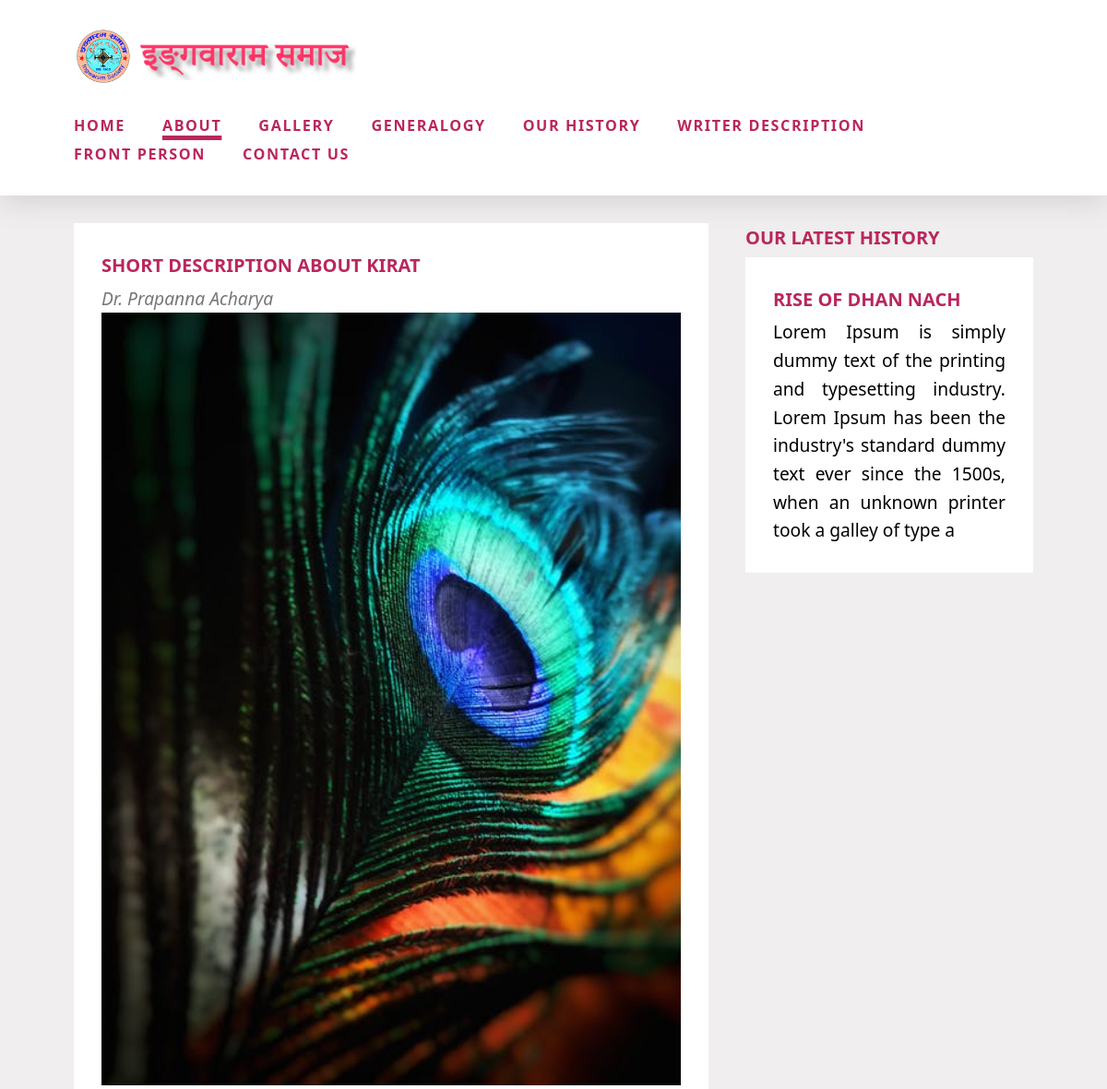
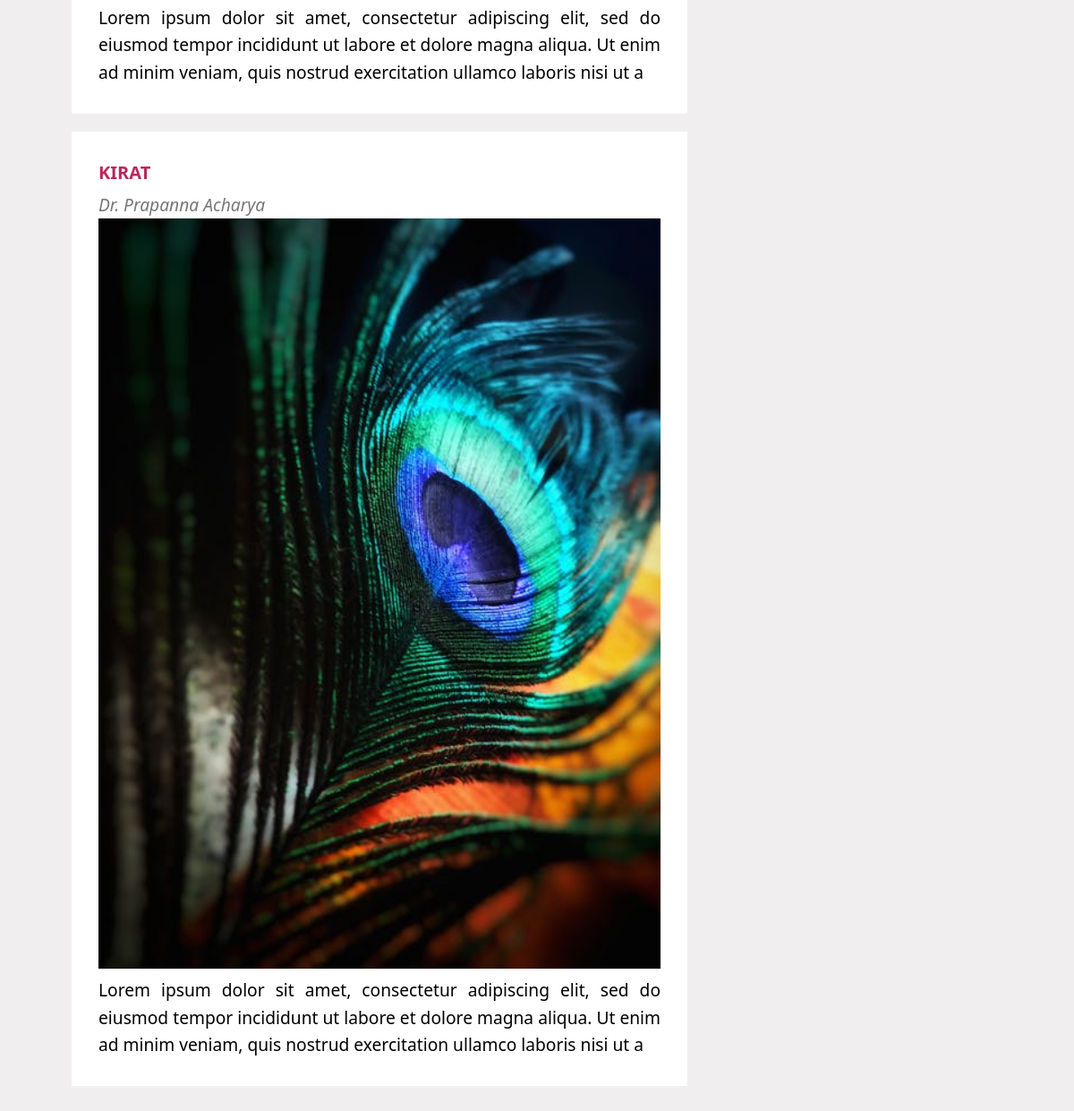
Before: /about with the older database file (2 pictures, top to bottom).
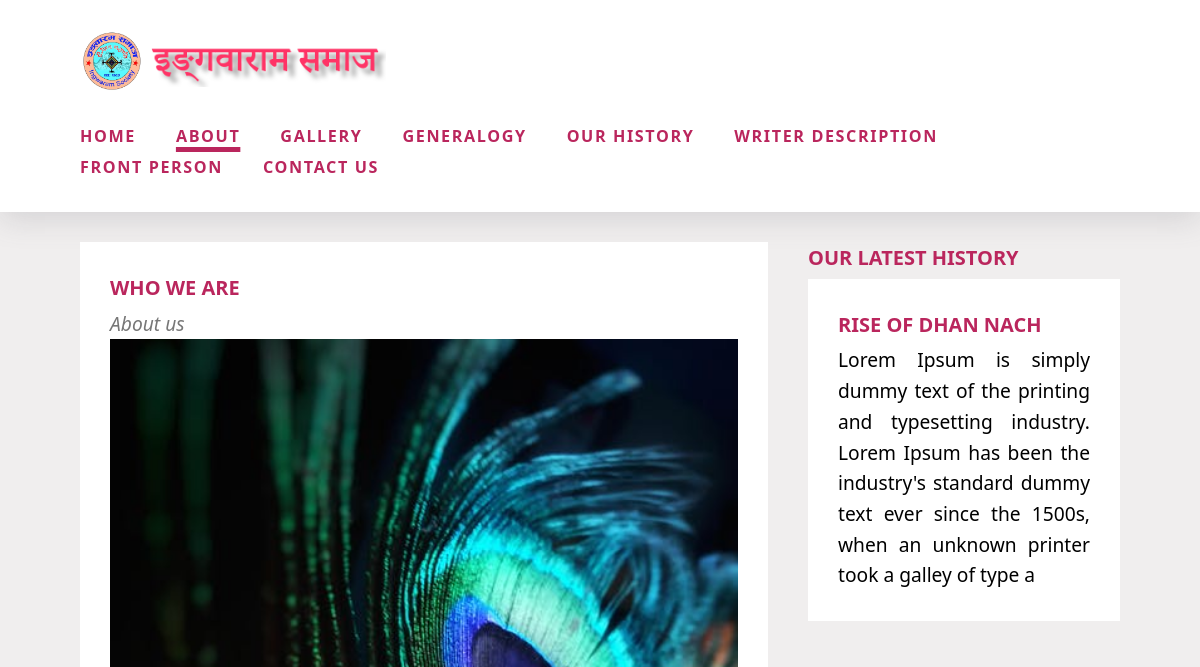
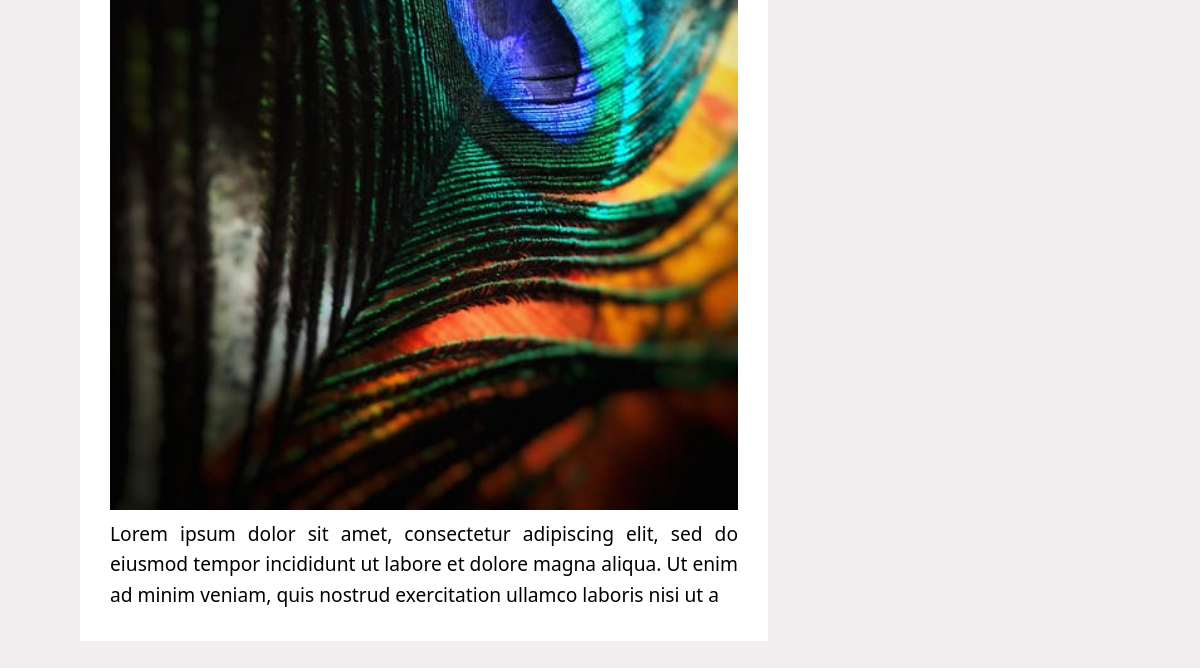
After: the same page with the newer database file (2 pictures, top to bottom).
### website/models.py (models this page shows, shortened)
class About(models.Model):
    title = models.CharField(max_length=100)
    description = models.CharField(max_length=200)
    sub_title = models.CharField(max_length=200)
    class Meta:
        verbose_name_plural = "About"

class History(models.Model):
    title = models.CharField(max_length=100)
    description = models.CharField(max_length=200)
    sub_title = models.CharField(max_length=200)
    class Meta:
        verbose_name_plural = "History"

### website/views.py (the view)
# urls.py: path('about',views.about, name="about"),
def about(request):
    history = History.objects.all()
    about = About.objects.all()
    data = {
        'aboutus':about,
        'histories':history
    }
    return render(request, "pages/about.htm", data)

### templates/pages/about.htm
{% extends 'base.html' %} {% block content %}
<div class="main-box">
    {% include 'nav.html' %}
    <div class="content">
        <div class="content__left-box">
            {% for about in aboutus %}
            <div class="content__card-left">
                <h2 class="heading heading--event">{{about.title}}</h2>
                <p class="paragraph paragraph--event-details">{{about.sub_title}}</p>
                <img src="./images/event.jpeg" alt="" class="content__img-event">
                <p class="paragraph paragraph--description">{{about.description}}</p>
            </div>
            {% endfor %}
        </div>
        <div class="content__right-box">
            <h2 class="heading heading--event">Our Latest History</h2>
            {% for history in histories %}
            <div class="content__card-right">
                <a style="text-decoration: none;" href="">
                    <h2 class="heading heading--event">{{history.title}} </h2>
                    <p style="color:black;" class="paragraph paragraph--description"> {{history.description}}</p>
                </a>
            </div>
            {% endfor %}
        </div>
    </div>
</div>
{% endblock %}

### templates/base.html (shortened to what this page needs)
{% load static %}
<!DOCTYPE html>
<html lang="en">
<head>
    <link rel="stylesheet" href="{% static 'css/main.css' %}">
    <link rel="stylesheet" href="https://cdnjs.cloudflare.com/ajax/libs/font-awesome/6.0.0-beta2/css/all.min.css"
    />
</head>
<body>
    {% block content %} {% endblock %}
</body>
</html>

### templates/nav.html (shortened to what this page needs)
{% load static %}
<header class="header">
    <div class="header__combine-top">
        <div class="header__logo">
            <a href="{% url 'index' %}"><img src="{% static './images/logo.jpg' %}" alt="" class="header__logo-img"></a>
            <a href="{% url 'index' %}"><img src="{% static './images/name.png' %}" alt="" class="header__name-img"></a>
        </div>
    </div>
    <ul class="header__nav">
        <li class="header__item"> <a href="{% url 'index' %}" class="header__link {% if request.resolver_match.url_name == 'index' %}  header__link-active  {% endif %}">Home</a> </li>
        <li class="header__item"> <a href="{% url 'about' %}" class="header__link {% if request.resolver_match.url_name == 'about' %}  header__link-active  {% endif %}">About</a> </li>
        <li class="header__item"> <a href="{% url 'gallery' %}" class="header__link {% if request.resolver_match.url_name == 'gallery' %}  header__link-active  {% endif %}">Gallery</a> </li>
        <li class="header__item"> <a href="{% url 'gene' %}" class="header__link {% if request.resolver_match.url_name == 'gene' %} header__link-active{% endif %}">Generalogy</a> </li>
        <li class="header__item"> <a href="{% url 'history' %}" class="header__link {% if request.resolver_match.url_name == 'history' %}  header__link-active  {% endif %}">Our History</a> </li>
        <li class="header__item"> <a href="{% url 'writer' %}" class="header__link {% if request.resolver_match.url_name == 'writer' %}  header__link-active  {% endif %}">Writer Description</a> </li>
        <li class="header__item"> <a href="{% url 'front_person' %}" class="header__link {% if request.resolver_match.url_name == 'front_person' %}  header__link-active  {% endif %}">Front Person</a> </li>
        <li class="header__item"> <a href="{% url 'contact' %}" class="header__link {% if request.resolver_match.url_name == 'contact' %}  header__link-active  {% endif %}">Contact us</a> </li>
    </ul>
</header>

### static/css/main.css (style rules this page uses)
* { margin: 0; padding: 0; -webkit-box-sizing: border-box; box-sizing: border-box; }
body { font-family: 'Nutino Sans', serif; line-height: 1.6; background-color: #f0eeee; font-size: 1.2rem; }
.header__logo-img { height: 4rem; }
.heading--event { color: #BA265D; text-transform: uppercase; font-size: 20px; margin-bottom: 0.3rem; }
.paragraph--event-details { color: #777; font-style: italic; }
.paragraph--description { text-align: justify; }
.header__nav { display: -webkit-box; display: -ms-flexbox; display: flex; -ms-flex-wrap: wrap; flex-wrap: wrap; list-style: none; margin-top: 1.1rem; }
.header__item { padding-right: 40px; }
.header__link { text-decoration: none; color: #BA265D; text-transform: uppercase; font-weight: 700; font-size: 1.01rem; letter-spacing: 0.1rem; -webkit-transition: all 1s; transition: all 1s; }
.header__link-active { text-decoration: underline; text-underline-offset: 5px; text-decoration-thickness: 5px; }
.main-box { display: -webkit-box; display: -ms-flexbox; display: flex; -webkit-box-orient: vertical; -webkit-box-direction: normal; -ms-flex-direction: column; flex-direction: column; }
.header { display: -webkit-box; display: -ms-flexbox; display: flex; -webkit-box-orient: vertical; -webkit-box-direction: normal; -ms-flex-direction: column; flex-direction: column; padding: 30px 80px 30px 80px; background-color: #fff; -webkit-box-shadow: 0px 7px 29px 0px rgba(100, 100, 111, 0.2); box-shadow: 0px 7px 29px 0px rgba(100, 100, 111, 0.2); }
.header__logo { display: -webkit-box; display: -ms-flexbox; display: flex; -webkit-box-align: center; -ms-flex-align: center; align-items: center; -webkit-box-orient: horizontal; -webkit-box-direction: normal; -ms-flex-direction: row; flex-direction: row; }
.header__combine-top { display: -webkit-box; display: -ms-flexbox; display: flex; -webkit-box-pack: justify; -ms-flex-pack: justify; justify-content: space-between; }
.content { padding: 30px 80px 30px 80px; display: -webkit-box; display: -ms-flexbox; display: flex; }
.content__left-box { display: -webkit-box; display: -ms-flexbox; display: flex; -webkit-box-orient: vertical; -webkit-box-direction: normal; -ms-flex-direction: column; flex-direction: column; margin-right: 40px; }
.content__card-left { padding: 30px 30px 30px 30px; background-color: white; margin-bottom: 20px; }
.content__right-box { -webkit-box-flex: 1; -ms-flex: 1 0 30%; flex: 1 0 30%; display: -webkit-box; display: -ms-flexbox; display: flex; -webkit-box-orient: vertical; -webkit-box-direction: normal; -ms-flex-direction: column; flex-direction: column; }
.content__img-event { background-repeat: no-repeat; background-size: cover; width: 100%; min-height: 1rem; }
.content__card-right { padding: 30px 30px 30px 30px; background-color: white; margin-bottom: 20px; }
.content { display: -webkit-box; display: -ms-flexbox; display: flex; }
.header__name-img { height: 50px; }
body { font-family: Calibri, Segoe, "Segoe UI", "Gill Sans", "Gill Sans MT", sans-serif; }

Changed rows visible on the page:
removed About: title "SHORT DESCRIPTION ABOUT KIRAT", sub_title "Dr. Prapanna Acharya", description "Lorem ipsum dolor sit amet, consectetur adipiscing elit, sed do eiusmod tempor incididunt ut labore et dolore magna aliqua. Ut enim ad minim veniam, quis nostrud exercitation ullamco laboris nisi ut a"
removed About: title "KIRAT", sub_title "Dr. Prapanna Acharya", description "Lorem ipsum dolor sit amet, consectetur adipiscing elit, sed do eiusmod tempor incididunt ut labore et dolore magna aliqua. Ut enim ad minim veniam, quis nostrud exercitation ullamco laboris nisi ut a"
added About: title "WHO WE ARE", sub_title "About us", description "Lorem ipsum dolor sit amet, consectetur adipiscing elit, sed do eiusmod tempor incididunt ut labore et dolore magna aliqua. Ut enim ad minim veniam, quis nostrud exercitation ullamco laboris nisi ut a"
